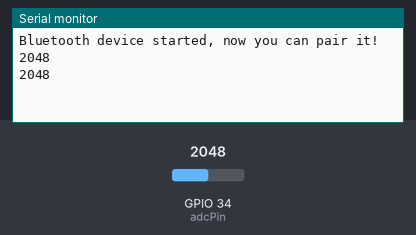
This sketch was run on a simulated ESP32. Shown: the last lines printed to the serial monitor. The inputs (shaded band) are chosen by the test bench; at power-on: GPIO 34 (adcPin) = 2048. Nothing arrives over Bluetooth unless stated.

Above: at 1.8 s.
1.9 s: GPIO 34 (adcPin) set to 2866
At 2.3 s:
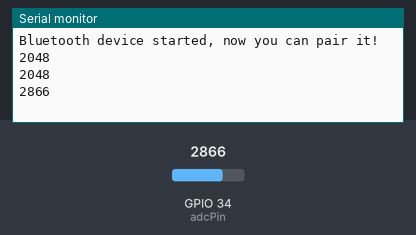
3.4 s: GPIO 34 (adcPin) set to 3603
At 4.8 s:
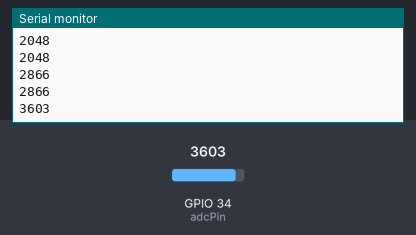
Timing chart, 0 to 6.4 s (numbered marks = the images above; inputs shaded):
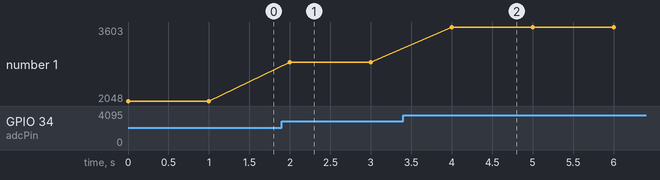

The sketch:

ADC_BT_AppInventor.ino
```cpp
#include "BluetoothSerial.h"

BluetoothSerial SerialBT;

const int adcPin = 34;  // ADC pin connected to sensor

void setup() {
  Serial.begin(115200);
  SerialBT.begin("ESP32_ADC");  // Bluetooth device name
  Serial.println("Bluetooth device started, now you can pair it!");
}

void loop() {
  int adcValue = analogRead(adcPin);  // Reads 0-4095

  // Send as a string followed by newline
  SerialBT.println(adcValue);

  Serial.println(adcValue);  // For debugging via USB

  delay(1000);  // Adjust sending interval as needed
}
```

Measured:
- after the input at 1.9 s, the serial monitor: prints a new line after 0.10 s (image 1)
- after the input at 3.4 s, the serial monitor: prints a new line after 0.60 s (image 2)
- plotted number 1: 2048 → 2866 after the input at 1.9 s, 2866 → 3603 after the input at 3.4 s
